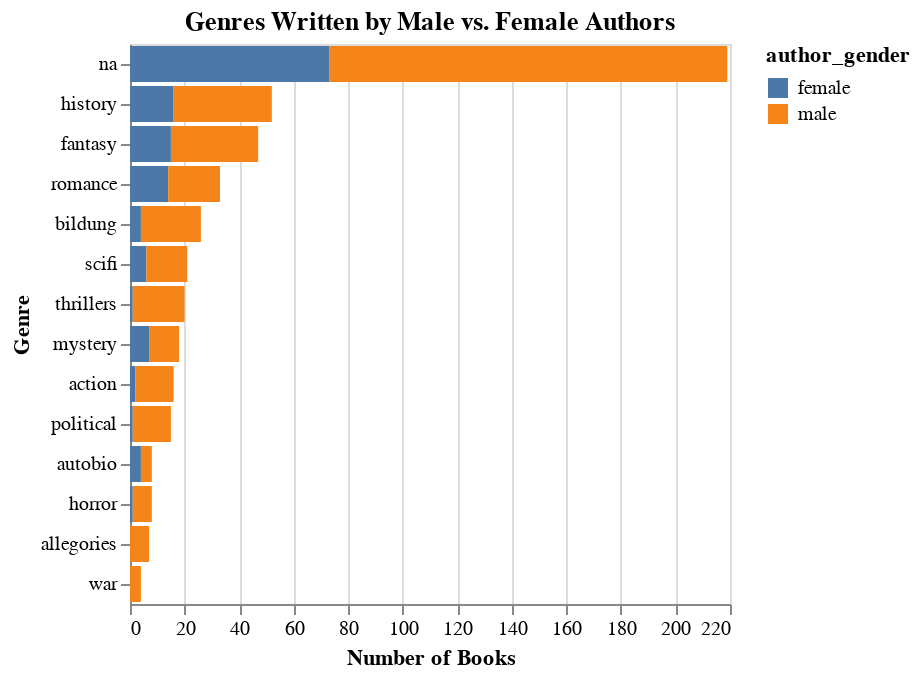

Write notebook code for a chart like this one.
### Code cell
# Break down genres by gender and identify which genres are written by male vs. female authors

# Count number of books in each genre, grouped by gender
genre_gender_counts = df.groupby(['genre', 'author_gender'])['title'].count().reset_index()
genre_gender_counts.columns = ['genre', 'author_gender', 'count']

# Create a stacked bar chart
chart = alt.Chart(genre_gender_counts).mark_bar().encode(
    x=alt.X('count:Q', title='Number of Books'),
    y=alt.Y('genre:N', sort='-x', title='Genre'),
    color='author_gender'
).properties(
    title='Genres Written by Male vs. Female Authors'
)

chart

### Figure 1 — Vega-Lite specification as saved in the notebook (floating-point values rounded to 4 significant figures)
{"config": {"view": {"continuousWidth": 300, "continuousHeight": 300}}, "data": {"name": "data-3e3daa29adfcbec572ee9fd0b894e80c"}, "mark": {"type": "bar"}, "encoding": {"color": {"field": "author_gender", "type": "nominal"}, "x": {"field": "count", "title": "Number of Books", "type": "quantitative"}, "y": {"field": "genre", "sort": "-x", "title": "Genre", "type": "nominal"}}, "title": "Genres Written by Male vs. Female Authors", "$schema": "https://vega.github.io/schema/vega-lite/v5.20.1.json", "datasets": {"data-3e3daa29adfcbec572ee9fd0b894e80c": [{"genre": "action", "author_gender": "female", "count": 2}, {"genre": "action", "author_gender": "male", "count": 14}, {"genre": "allegories", "author_gender": "male", "count": 7}, {"genre": "autobio", "author_gender": "female", "count": 4}, {"genre": "autobio", "author_gender": "male", "count": 4}, {"genre": "bildung", "author_gender": "female", "count": 4}, {"genre": "bildung", "author_gender": "male", "count": 22}, {"genre": "fantasy", "author_gender": "female", "count": 15}, {"genre": "fantasy", "author_gender": "male", "count": 32}, {"genre": "history", "author_gender": "female", "count": 16}, {"genre": "history", "author_gender": "male", "count": 36}, {"genre": "horror", "author_gender": "female", "count": 1}, {"genre": "horror", "author_gender": "male", "count": 7}, {"genre": "mystery", "author_gender": "female", "count": 7}, {"genre": "mystery", "author_gender": "male", "count": 11}, {"genre": "na", "author_gender": "female", "count": 73}, {"genre": "na", "author_gender": "male", "count": 146}, {"genre": "political", "author_gender": "female", "count": 1}, {"genre": "political", "author_gender": "male", "count": 14}, {"genre": "romance", "author_gender": "female", "count": 14}, {"genre": "romance", "author_gender": "male", "count": 19}, {"genre": "scifi", "author_gender": "female", "count": 6}, {"genre": "scifi", "author_gender": "male", "count": 15}, {"genre": "thrillers", "author_gender": "female", "count": 1}, {"genre": "thrillers", "author_gender": "male", "count": 19}, {"genre": "war", "author_gender": "male", "count": 4}]}}
